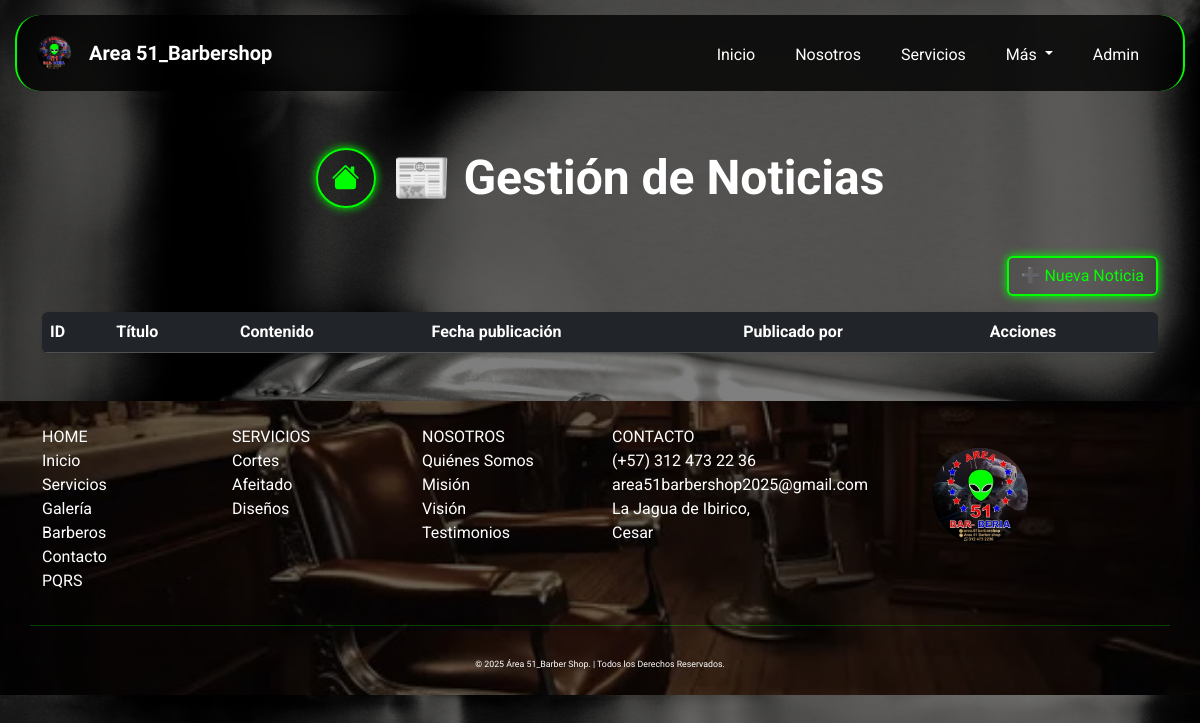
Before: /index.php?page=noticias (signed in) with the older database file.
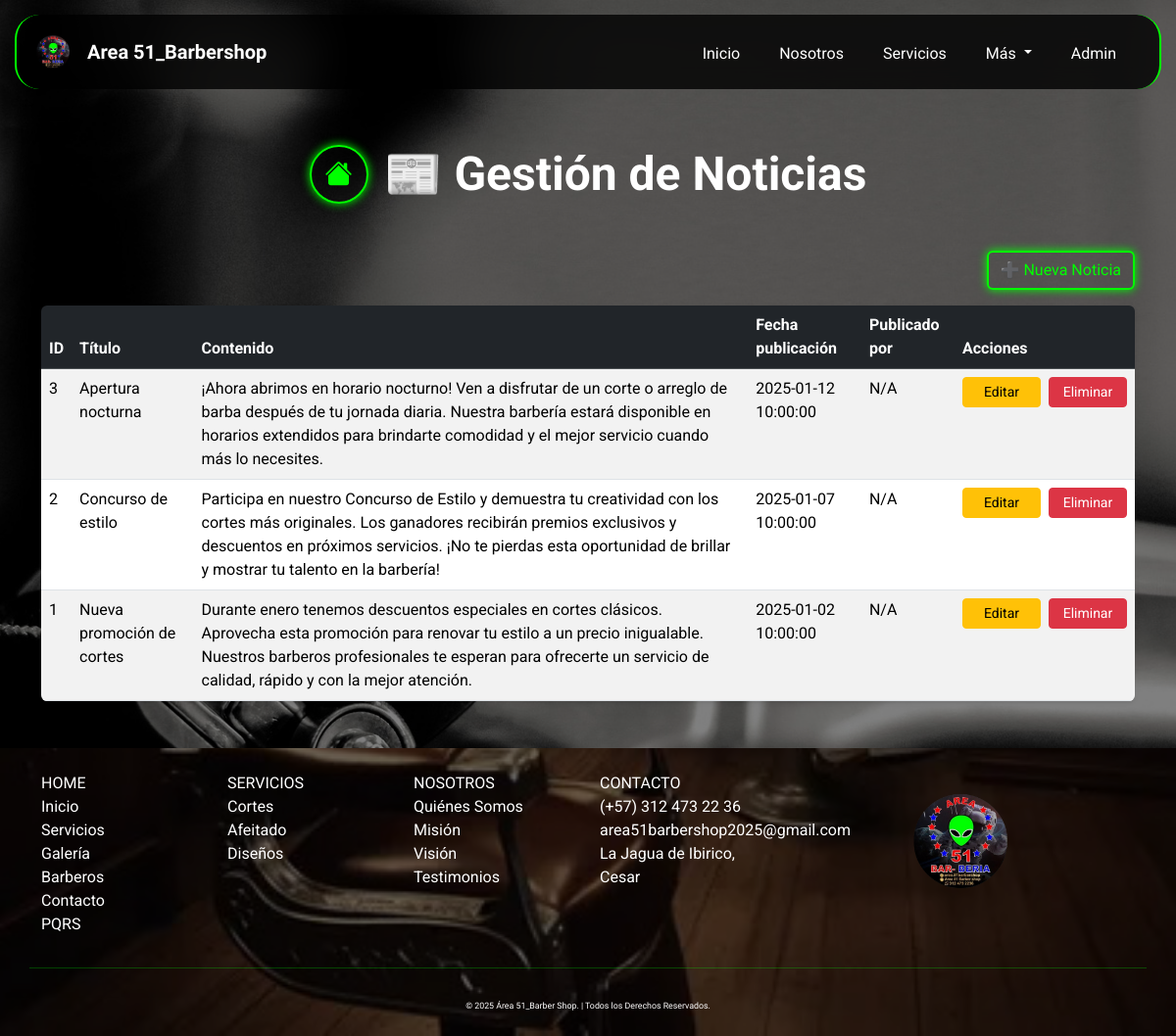
After: the same page with the newer database file.
### tables this page shows
CREATE TABLE `noticias` (
  `id_noticia` int(11) NOT NULL AUTO_INCREMENT,
  `titulo` varchar(200) NOT NULL,
  `contenido` text NOT NULL,
  `fecha_publicacion` timestamp NOT NULL DEFAULT current_timestamp(),
  `publicado_por` int(11) DEFAULT NULL,
  `estado` enum('activo','inactivo') DEFAULT 'activo',
  PRIMARY KEY (`id_noticia`),
  KEY `fk_noticias_publicado_por` (`publicado_por`),
  CONSTRAINT `fk_noticias_publicado_por` FOREIGN KEY (`publicado_por`) REFERENCES `administradores` (`id_admin`) ON DELETE SET NULL ON UPDATE CASCADE
);

### app/controllers/NoticiasController.php (called while the page is built, shortened)
<?php
require_once __DIR__ . '/../models/Noticias.php';
class NoticiasController {
    private $noticias;
    public function __construct($db) {
        $this->noticias = new Noticias($db);
    }
    public function listarNoticias() {
        return $this->noticias->listar();
    }
}

### app/models/Noticias.php (called while the page is built, shortened)
<?php
class Noticias {
    private $db;
    public function __construct($db) {
        $this->db = $db;
    }
    public function listar() {
        $stmt = $this->db->prepare("
            SELECT n.*, a.nombre AS nombre_admin
            FROM noticias n
            LEFT JOIN administradores a ON n.publicado_por = a.id_admin
            WHERE n.estado = 'activo'
            ORDER BY n.fecha_publicacion DESC
            LIMIT 3
        ");
        $stmt->execute();
        return $stmt->fetchAll(PDO::FETCH_ASSOC);
    }
}

### app/views/noticias/noticias.php (the view, shortened to what this page needs)
<?php
require_once __DIR__ . '/../../controllers/NoticiasController.php';
$noticiasController = new NoticiasController($db);
$registros = $noticiasController->listarNoticias();
?>
<body>
    <div class="container py-5">
        <div class="d-flex flex-column flex-md-row align-items-center justify-content-center gap-3 mb-5 text-center text-md-start" style="margin-top:100px;">
            <a href="index.php?page=panel" class="btn btn-neon d-flex justify-content-center align-items-center rounded-circle mb-3 mb-md-0" style="width: 60px; height: 60px;"> <i class="bi bi-house-fill fs-3"></i></a>
            <h1 class="fw-bold display-5 text-white mb-0">📰 Gestión de Noticias</h1>
        </div>
        <div class="d-flex justify-content-end mb-3">
            <a href="index.php?page=crear_noticias" class="btn btn-neon">➕ Nueva Noticia</a>
        </div>
        <div class="table-wrapper rounded shadow-sm" style="max-height:500px; overflow-y:auto;">
            <table class="table table-striped table-hover mb-0">
                <thead class="table-dark">
                    <tr style="position: sticky; top: 0; z-index: 1;">
                        <th>ID</th>
                        <th>Título</th>
                        <th>Contenido</th>
                        <th>Fecha publicación</th>
                        <th>Publicado por</th>
                        <th>Acciones</th>
                    </tr>
                </thead>
                <tbody>
                    <?php foreach ($registros as $row): ?>
                        <tr>
                            <td><?= $row['id_noticia'] ?></td>
                            <td><?= htmlspecialchars($row['titulo']) ?></td>
                            <td><?= nl2br(htmlspecialchars($row['contenido'])) ?></td>
                            <td><?= $row['fecha_publicacion'] ?></td>
                            <td><?= $row['publicado_por'] ?? 'N/A' ?></td>
                            <td>
                                <div class="d-flex gap-2">
                                    <a href="index.php?page=editar_noticias&id=<?= $row['id_noticia'] ?>"
                                    class="btn btn-warning btn-sm" style="width:80px;">Editar</a>
                                    <a href="index.php?page=eliminar_noticias&id=<?= $row['id_noticia'] ?>"
                                    class="btn btn-danger btn-sm"
                                    onclick="return confirm('¿Eliminar esta noticia?')" style="width:80px;">Eliminar</a>
                                </div>
                            </td>
                        </tr>
                    <?php endforeach; ?>
                </tbody>
            </table>
        </div>
    </div>
<main>

### app/views/plantillas/header.php (shortened to what this page needs)
<!DOCTYPE html>
<html lang="es">
<head>
    <link href="https://cdn.jsdelivr.net/npm/bootstrap@5.3.3/dist/css/bootstrap.min.css" rel="stylesheet">
    <link rel="stylesheet" href="https://cdnjs.cloudflare.com/ajax/libs/font-awesome/6.0.0-beta3/css/all.min.css">
    <link rel="stylesheet" href="https://cdn.jsdelivr.net/npm/bootstrap-icons@1.11.1/font/bootstrap-icons.css">
    <link rel="stylesheet" href="public/css/style.css">
</head>
<body>
    <nav class="navbar navbar-expand-lg bg-body-tertiary fixed-top" style="margin: 15px;border-radius: 25px;
        border-inline: 2px solid #00ff00;">
        <div class="container-fluid">
            <a class="navbar-brand">
                <img src="public/img/logo.png" alt="Logo Área51_Barbería" class="img-fluid text-white" style="height: 50px;width: 50px;">
                <strong class="text-white">Area 51_Barbershop</strong>
            </a>
            <div class="collapse navbar-collapse" id="navbarNavDropdown">
                <ul class="navbar-nav ms-auto">
                    <li class="nav-item me-4">
                        <a class="nav-link text-white" href="/area51_barbershop_2025/index.php?page=home#inicio">Inicio</a>
                    </li>
                    <li class="nav-item me-4">
                        <a class="nav-link text-white" href="/area51_barbershop_2025/index.php?page=home#nosotros">Nosotros</a>
                    </li>
                    <li class="nav-item me-4">
                        <a class="nav-link text-white" href="/area51_barbershop_2025/index.php?page=home#servicios">Servicios</a>
                    </li>
                    <li class="nav-item dropdown me-4">
                        <a class="nav-link dropdown-toggle text-white" role="button" data-bs-toggle="dropdown"
                            aria-expanded="false">
                            Más
                        </a>
                    </li>
                    <li class="nav-item me-4">
                        <a class="nav-link text-white" href="/area51_barbershop_2025/index.php?page=login">Admin</a>
                    </li>
                </ul>
            </div>
        </div>
    </nav>
<main>

### index.php (shortened to what this page needs)
<?php
require_once __DIR__ . '/app/controllers/BarberoController.php';
$page = $_GET['page'] ?? 'home';
include __DIR__ . '/app/views/plantillas/header.php';
switch ($page) {
    case 'noticias':
        require __DIR__ . '/app/views/noticias/noticias.php';
        break;
}
include __DIR__ . '/app/views/plantillas/footer.php';

### app/views/plantillas/footer.php (shortened to what this page needs)
    <footer class="py-4 footer" style=" color: white;">
        <div class="container">
            <div class="row text-center text-md-start">
                <div class="col-md-2 mb-3">
                    <p class="navbar-brand mb-0">HOME</p>
                    <ul class="list-unstyled">
                        <li><a href="index.php?page=home#inicio" style="color: white; text-decoration: none;">Inicio</a></li>
                        <li><a href="index.php?page=home#servicios" style="color: white; text-decoration: none;">Servicios</a></li>
                        <li><a href="index.php?page=home#galeria" style="color: white; text-decoration: none;">Galería</a></li>
                        <li><a href="index.php?page=home#barberos" style="color: white; text-decoration: none;">Barberos</a></li>
                        <li><a href="index.php?page=home#contacto" style="color: white; text-decoration: none;">Contacto</a></li>
                        <li><a href="index.php?page=crear_pqrs" style="color: white; text-decoration: none;">PQRS</a></li>
                    </ul>
                </div>
                <div class="col-md-2 mb-3">
                    <p class="navbar-brand mb-0">SERVICIOS</p>
                    <ul class="list-unstyled">
                        <li><a href="index.php?page=home#servicios" style="color: white; text-decoration: none;">Cortes</a></li>
                        <li><a href="index.php?page=home#servicios" style="color: white; text-decoration: none;">Afeitado</a></li>
                        <li><a href="index.php?page=home#servicios" style="color: white; text-decoration: none;">Diseños</a></li>
                    </ul>
                </div>
                <div class="col-md-2 mb-3">
                    <p class="navbar-brand mb-0">NOSOTROS</p>
                    <ul class="list-unstyled">
                        <li><a href="index.php?page=home#nosotros" style="color: white; text-decoration: none;">Quiénes Somos</a></li>
                        <li><a href="index.php?page=home#nosotros" style="color: white; text-decoration: none;">Misión</a></li>
                        <li><a href="index.php?page=home#nosotros" style="color: white; text-decoration: none;">Visión</a></li>
                        <li><a href="index.php?page=home#testimonios" style="color: white; text-decoration: none;">Testimonios</a></li>
                    </ul>
                </div>
                <div class="col-md-2 mb-3">
                    <p class="navbar-brand mb-0">CONTACTO</p>
                    <ul class="list-unstyled">
                        <li><a href="tel:+57 312 292 30 91" style="color: white; text-decoration: none;">(+57) 312 473
                                22 36</a></li>
                        <li><a href="https://mail.google.com/mail/?view=cm&fs=1&to=area51barbershop2025@gmail.com"
                                target="_blank"
                                style="color: white; text-decoration: none;">area51barbershop2025@gmail.com</a></li>
                        <li><a style="color: white; text-decoration: none;">La Jagua de Ibirico, Cesar</a></li>
                    </ul>
                </div>
                <div class="col-md-4 mb-3 text-center">
                    <img src="public/img/logo.png" alt="Área 51_Barber Shop"
                        style="width: 40%; height: inherit; margin-bottom: 15px;">
                </div>
                <hr style="border-top: 1px solid #00ff00;">
                <div class="text-center mt-3">
                    <p class="navbar-brand mb-0" style="justify-content: center;font-size: 0.55rem;">
                        &copy; 2025 Área 51_Barber Shop. | Todos los Derechos Reservados.</p>
                </div>
            </div>
    </footer>
</body>
</html>

### public/css/style.css (style rules this page uses)
body { background-image: url(../img/fondo_body.jpg); min-height: 100vh; background-size: cover; background-position: center; background-repeat: no-repeat; background-attachment: fixed; position: relative; font-family: 'Roboto', sans-serif; background-color: #000; color: #fff; margin: 0; padding: 0; width: 100%; align-items: center; justify-content: center; }
body::before { content: ''; position: fixed; top: 0; left: 0; width: 100%; height: 100%; background-color: rgba(0, 0, 0, 0.5); z-index: -1; }
html { scroll-behavior: smooth; width: 100%; }
.navbar { background-color: rgba(0, 0, 0, 0.8) !important; backdrop-filter: blur(10px); }
.navbar-brand { font-family: 'Orbitron', sans-serif; display: flex; align-items: center; }
.navbar-brand img { width: 40px; height: 40px; margin-right: 10px; }
.navbar-nav .nav-link { position: relative; padding-bottom: 5px }
.btn-neon { color: #00ff00; border: 2px solid #00ff00; background-color: transparent; box-shadow: 0 0 10px #00ff00; transition: all 0.3s ease; }
.footer { background-image: url(../img/misión.jpg); background-size: cover; background-position: center; background-repeat: no-repeat; background-attachment: fixed; position: relative; font-family: 'Roboto', sans-serif; color: #fff; margin: 0; padding: 0; width: 100%; display: flex; align-items: center; justify-content: center; min-height: 200px; z-index: 1; }
.footer::before { content: ""; position: absolute; top: 0; left: 0; width: 100%; height: 100%; background: rgba(0, 0, 0, 0.6); z-index: 0; }
.footer * { position: relative; z-index: 1; }
img { height: 80%; width: 80%; transition: transform 0.3s ease; }

Changed rows visible on the page:
added noticias: id_noticia "3", titulo "Apertura nocturna", contenido "¡Ahora abrimos en horario nocturno! Ven a disfrutar de un corte o arreglo de barba después de tu jornada diaria. Nuestra barbería estará disponible en horarios extendidos para brindarte comodidad y el mejor servicio cuando más lo necesites.", fecha_publicacion "2025-01-12 10:00:00", publicado_por "N/A"
added noticias: id_noticia "2", titulo "Concurso de estilo", contenido "Participa en nuestro Concurso de Estilo y demuestra tu creatividad con los cortes más originales. Los ganadores recibirán premios exclusivos y descuentos en próximos servicios. ¡No te pierdas esta oportunidad de brillar y mostrar tu talento en la barbería!", fecha_publicacion "2025-01-07 10:00:00", publicado_por "N/A"
added noticias: id_noticia "1", titulo "Nueva promoción de cortes", contenido "Durante enero tenemos descuentos especiales en cortes clásicos. Aprovecha esta promoción para renovar tu estilo a un precio inigualable. Nuestros barberos profesionales te esperan para ofrecerte un servicio de calidad, rápido y con la mejor atención.", fecha_publicacion "2025-01-02 10:00:00", publicado_por "N/A"
